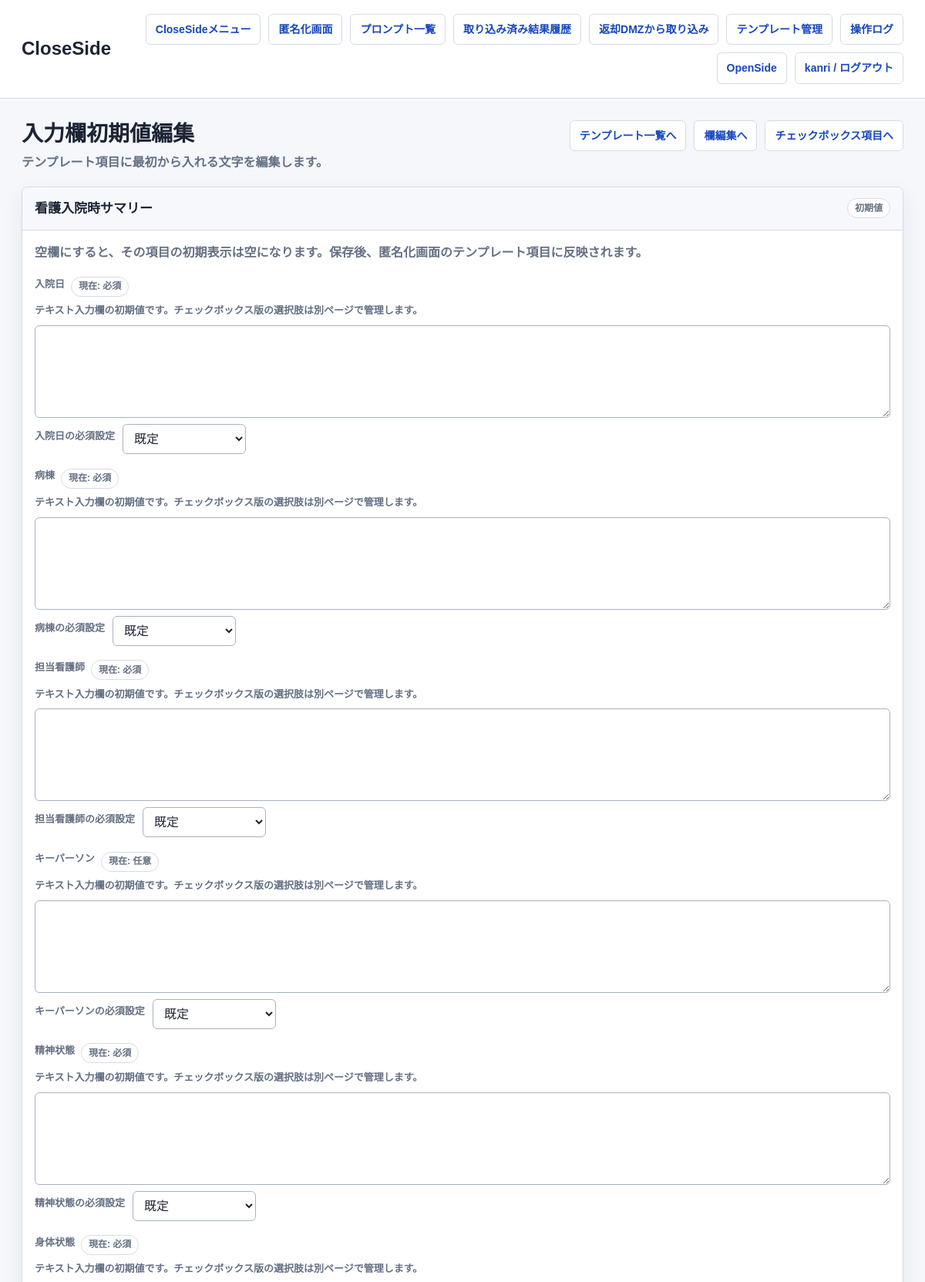
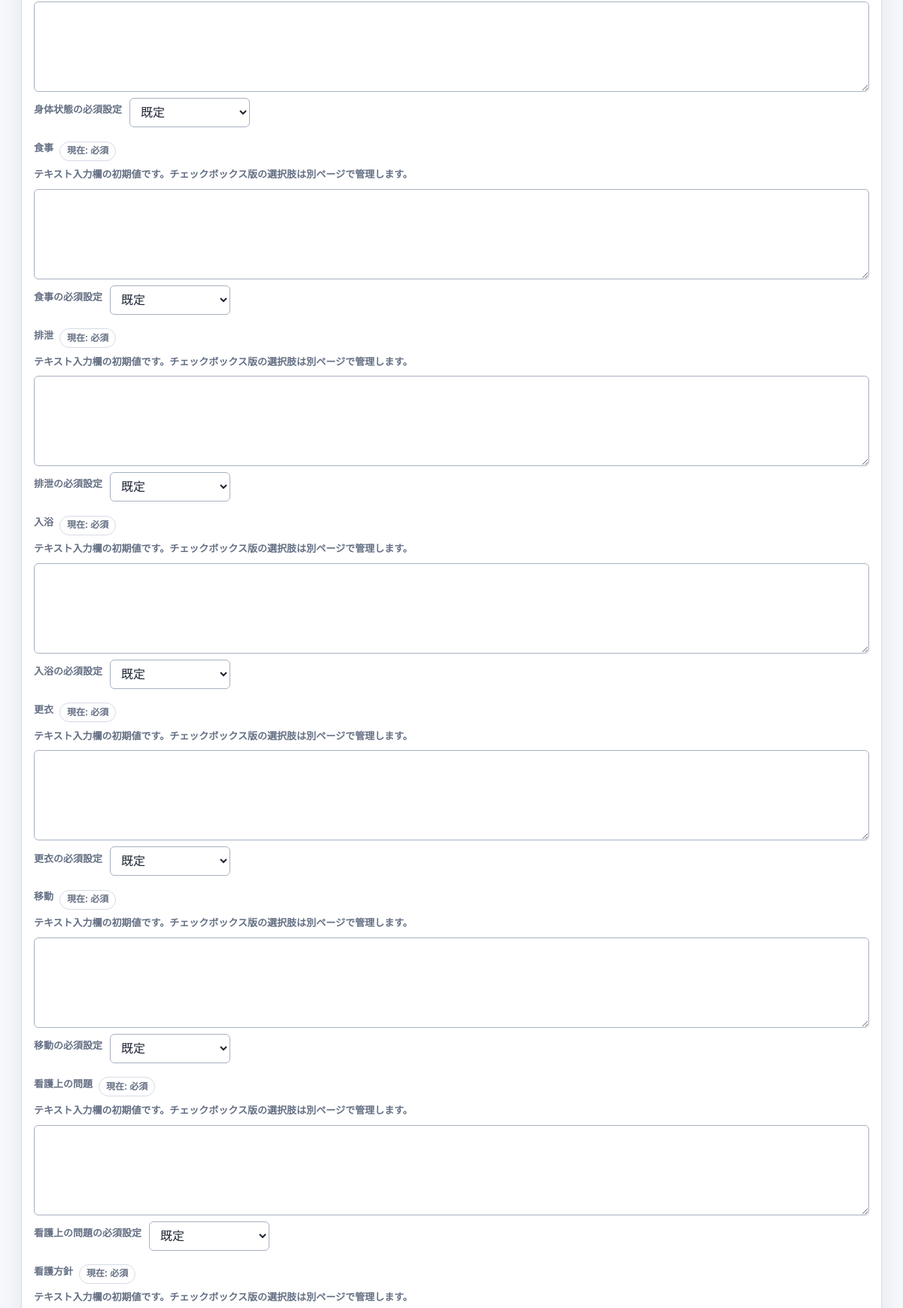
/close/templates/看護入院時サマリー/input-defaults/ (signed in, upper part), run on the app's committed database (2 pictures, top to bottom).
### anonymizer_app/models.py (models this page shows, shortened)
class TemplateInputField(models.Model):
    template_type = models.CharField(max_length=255, choices=TEMPLATE_CHOICES)
    field_key = models.CharField(max_length=255)
    label = models.CharField(max_length=255, blank=True, default='')
    input_type = models.CharField(max_length=32, choices=FIELD_INPUT_TYPE_CHOICES, default='textarea')
    section_title = models.CharField(max_length=255, blank=True, default='')
    required = models.BooleanField(default=False)
    allow_other = models.BooleanField(default=True)
    other_label = models.CharField(max_length=255, blank=True, default='その他')
    other_placeholder = models.CharField(max_length=255, blank=True, default='自由入力')
    help_text = models.TextField(blank=True, default='')
    textarea_rows = models.PositiveIntegerField(default=3)
    sort_order = models.PositiveIntegerField(default=0)
    is_active = models.BooleanField(default=True)
    updated_at = models.DateTimeField(auto_now=True)
    class Meta:
        constraints = [
            models.UniqueConstraint(fields=['template_type', 'field_key'], name='unique_template_input_field'),
        ]
        ordering = ['template_type', 'sort_order', 'field_key']

### close_side/views.py (the view)
# urls.py: path('templates/<str:template_type>/input-defaults/', close_login_required(views.template_input_defaults_edit), name='template_input_defaults_edit'),
def template_input_defaults_edit(request, template_type):
    canonical_template_type = TEMPLATE_INPUT_SCHEMA_ALIASES.get(template_type, template_type)
    if canonical_template_type not in TEMPLATE_INPUT_SCHEMAS:
        return render(request, 'anonymizer_app/error.html', {'message': 'テンプレートが見つかりません'}, status=404)
    schema = get_template_input_schema(canonical_template_type)
    field_keys = [str(field['key']) for field in schema]
    existing_rows = {
        row.field_key: row
        for row in TemplateInputDefault.objects.filter(template_type=canonical_template_type)
    }
    initial = {}
    for field in schema:
        field_key = str(field['key'])
        row = existing_rows.get(field_key)
        initial[f'default__{field_key}'] = str(row.default_text if row else field.get('default') or '')
        if row is not None and row.required_override is not None:
            initial[f'required__{field_key}'] = 'true' if row.required_override else 'false'
        else:
            initial[f'required__{field_key}'] = ''
    if request.method == 'POST':
        form = TemplateInputDefaultsForm(request.POST, template_type=canonical_template_type)
        if form.is_valid():
            for field in schema:
                field_key = str(field['key'])
                required_choice = str(form.cleaned_data.get(f'required__{field_key}') or '').strip()
                required_override = None
                if required_choice == 'true':
                    required_override = True
                elif required_choice == 'false':
                    required_override = False
                TemplateInputDefault.objects.update_or_create(
                    template_type=canonical_template_type,
                    field_key=field_key,
                    defaults={
                        'default_text': form.cleaned_data.get(f'default__{field_key}', ''),
                        'required_override': required_override,
                    },
                )
            TemplateInputDefault.objects.filter(template_type=canonical_template_type).exclude(field_key__in=field_keys).delete()
            messages.success(request, f'{canonical_template_type} の入力欄初期値を更新しました。')
            return redirect('close_side:templates_list')
    else:
        form = TemplateInputDefaultsForm(template_type=canonical_template_type, initial=initial)
    field_rows = []
    for field in schema:
        field_key = str(field['key'])
        field_rows.append({
            'key': field_key,
            'label': str(field['label']),
            'input_type': str(field.get('input_type') or 'textarea'),
            'required': bool(field.get('required')),
            'bound_default_field': form[f'default__{field_key}'],
            'bound_required_field': form[f'required__{field_key}'],
        })
    aliases = [alias for alias, canonical in TEMPLATE_INPUT_SCHEMA_ALIASES.items() if canonical == canonical_template_type]
    return render(request, 'anonymizer_app/template_input_defaults_form.html', {
        'form': form,
        'template_type': canonical_template_type,
        'template_aliases': aliases,
        'field_rows': field_rows,
    })

### anonymizer_app/forms.py
class TemplateInputDefaultsForm(forms.Form):
    def __init__(self, *args, template_type: str, **kwargs):
        super().__init__(*args, **kwargs)
        self.template_type = template_type
        for field in get_template_input_schema(template_type):
            key = str(field['key'])
            label = str(field['label'])
            self.fields[f'default__{key}'] = forms.CharField(
                label=label,
                required=False,
                widget=forms.Textarea(attrs={'rows': 3, 'style': 'min-height: 120px; width: 100%;'}),
            )
            self.fields[f'required__{key}'] = forms.ChoiceField(
                label=f'{label}の必須設定',
                required=False,
                choices=[
                    ('', '既定'),
                    ('true', '必須'),
                    ('false', '任意'),
                ],
                widget=forms.Select(attrs={'style': 'width: 160px;'}),
            )

### anonymizer_app/network_policy.py (called while the page is built)
def network_policy() -> dict:
    return getattr(settings, 'NETWORK_POLICY', DEFAULT_NETWORK_POLICY)

def get_client_ip(request) -> str:
    forwarded_for = request.META.get('HTTP_X_FORWARDED_FOR', '')
    if getattr(settings, 'NETWORK_POLICY_TRUST_X_FORWARDED_FOR', True) and forwarded_for:
        return forwarded_for.split(',')[0].strip()
    return request.META.get('REMOTE_ADDR') or ''

def normalize_ip(value: str):
    try:
        return ip_address(value)
    except ValueError:
        return None

def _networks(cidrs: list[str]):
    networks = []
    for cidr in cidrs:
        try:
            networks.append(ip_network(cidr))
        except ValueError:
            continue
    return networks

def side_for_path(path: str) -> str:
    for side, rule in network_policy().items():
        if any(path.startswith(prefix) for prefix in rule.get('paths', [])):
            return side
    return ''

def allowed_cidrs_for_side(side: str) -> list[str]:
    rule = network_policy().get(side, {})
    cidrs = list(rule.get('cidrs', []))
    if getattr(settings, 'NETWORK_POLICY_ALLOW_LOOPBACK', False):
        cidrs.extend(LOOPBACK_CIDRS)
    return cidrs

def is_client_allowed_for_side(client_ip: str, side: str) -> bool:
    parsed = normalize_ip(client_ip)
    if parsed is None:
        return False
    return any(parsed in network for network in _networks(allowed_cidrs_for_side(side)))

### anonymizer_app/template_input_schemas.py (called while the page is built)
def _canonical_template_type(template_type: str) -> str:
    return TEMPLATE_INPUT_SCHEMA_ALIASES.get(template_type, template_type)

### anonymizer_app/templates/anonymizer_app/template_input_defaults_form.html (shortened to what this page needs)
{% extends "anonymizer_app/base.html" %}
{% block brand %}CloseSide{% endblock %}
{% block page_title %}入力欄初期値編集{% endblock %}
{% block page_subtitle %}<p class="page-subtitle">テンプレート項目に最初から入れる文字を編集します。</p>{% endblock %}
{% block page_actions %}
  <a class="button" href="{% url 'close_side:templates_list' %}">テンプレート一覧へ</a>
  <a class="button" href="{% url 'close_side:template_input_fields_edit' template_type=template_type %}">欄編集へ</a>
  <a class="button" href="{% url 'close_side:template_checkbox_options_edit' template_type=template_type %}">チェックボックス項目へ</a>
{% endblock %}
{% block content %}
  <section class="panel">
    <div class="panel-header">
      <div>
        <h3 class="panel-title">{{ template_type }}</h3>
      </div>
      <span class="badge">初期値</span>
    </div>
    <div class="panel-body">
      <p class="defaults-note">空欄にすると、その項目の初期表示は空になります。保存後、匿名化画面のテンプレート項目に反映されます。</p>
      <form method="post">
        <div class="default-field-list">
          {% for row in field_rows %}
            <div class="default-field">
              <div class="field-head">
                <label class="field-label" for="{{ row.bound_default_field.id_for_label }}">
                  {{ row.label }}
                </label>
                {% if row.required %}<span class="badge">現在: 必須</span>{% else %}<span class="badge">現在: 任意</span>{% endif %}
              </div>
              <p class="field-note">テキスト入力欄の初期値です。チェックボックス版の選択肢は別ページで管理します。</p>
              {{ row.bound_default_field }}
              <div class="required-select-row">
                <label class="field-label" for="{{ row.bound_required_field.id_for_label }}">{{ row.bound_required_field.label }}</label>
                {{ row.bound_required_field }}
              </div>
            </div>
          {% endfor %}
        </div>
      </form>
    </div>
  </section>
{% endblock %}

### anonymizer_app/templates/anonymizer_app/base.html (shortened to what this page needs)
<!DOCTYPE html>
<html lang="ja">
<head>
</head>
<body>
  <header class="app-header">
    <div class="header-inner">
      <h1 class="brand-title">{% block brand %}匿名化システム{% endblock %}</h1>
      <nav class="top-nav" aria-label="主要メニュー">
        {% if request.resolver_match.namespace == 'open_side' %}
          <a class="nav-link" href="{% url 'open_side:menu' %}">OpenSideメニュー</a>
          <a class="nav-link" href="{% url 'open_side:dmz_list' %}">プロンプト一覧</a>
          {% if request.user.is_staff or request.user.is_superuser %}
            <a class="nav-link" href="{% url 'open_side:operation_logs' %}">操作ログ</a>
          {% endif %}
          <a class="nav-link" href="{% url 'close_side:menu' %}">CloseSide</a>
          <form method="post" action="{% url 'open_side:logout' %}">
            {% csrf_token %}
            <button type="submit">{{ request.user.username }} / ログアウト</button>
          </form>
        {% else %}
          <a class="nav-link" href="{% url 'close_side:menu' %}">CloseSideメニュー</a>
          <a class="nav-link" href="{% url 'close_side:home' %}">匿名化画面</a>
          <a class="nav-link" href="{% url 'close_side:prompts_list' %}">プロンプト一覧</a>
          <a class="nav-link" href="{% url 'close_side:result_history_list' %}">取り込み済み結果履歴</a>
          <a class="nav-link" href="{% url 'close_side:result_import_list' %}">返却DMZから取り込み</a>
          <a class="nav-link" href="{% url 'close_side:templates_list' %}">テンプレート管理</a>
          {% if request.user.is_staff or request.user.is_superuser %}
            <a class="nav-link" href="{% url 'close_side:operation_logs' %}">操作ログ</a>
          {% endif %}
          <a class="nav-link" href="{% url 'open_side:menu' %}">OpenSide</a>
          <form method="post" action="{% url 'close_side:logout' %}">
            <button type="submit">{{ request.user.username }} / ログアウト</button>
          </form>
        {% endif %}
      </nav>
    </div>
  </header>
  <main class="content">
    <div class="page-head">
      <div>
        <h2 class="page-title">{% block page_title %}{% endblock %}</h2>
        {% block page_subtitle %}{% endblock %}
      </div>
      <div class="actions">{% block page_actions %}{% endblock %}</div>
    </div>
    {% block content %}{% endblock %}
  </main>
</body>
</html>

### anonymizer_app/templates/anonymizer_app/base.html (style rules this page uses)
* { box-sizing: border-box; }
:root { --bg: #f5f7fb; --panel: #fff; --surface: #f7f8fb; --line: #d6dbe6; --line-strong: #a8b1c2; --text: #1d2433; --muted: #657084; --blue: #1f5eff; --blue-dark: #1747bd; --green: #138a5b; --danger: #b42318; --amber: #a96a00; --shadow: 0 10px 26px rgba(29, 36, 51, 0.08); }
body { margin: 0; background: var(--bg); color: var(--text); font-family: Arial, "Hiragino Kaku Gothic ProN", "Yu Gothic", Meiryo, sans-serif; font-size: 16px; line-height: 1.6; }
a { color: var(--blue-dark); font-weight: 700; text-decoration-thickness: 2px; text-underline-offset: 4px; }
button, input, textarea, select { font: inherit; }
.app-header { position: sticky; top: 0; z-index: 10; border-bottom: 1px solid var(--line); background: rgba(255, 255, 255, 0.94); backdrop-filter: blur(10px); }
.header-inner, .content { max-width: 1240px; margin: 0 auto; padding: 18px 28px; }
.header-inner { display: flex; justify-content: space-between; gap: 20px; align-items: center; }
.brand-title { margin: 0; font-size: 24px; font-weight: 800; letter-spacing: 0; }
.top-nav { display: flex; flex-wrap: wrap; gap: 10px; justify-content: flex-end; align-items: center; }
.top-nav form, .inline-form { margin: 0; display: inline-flex; }
.nav-link, .button, button { display: inline-flex; align-items: center; justify-content: center; min-height: 38px; border: 1px solid var(--line); border-radius: 6px; background: #fff; color: var(--blue-dark); padding: 8px 12px; font-size: 14px; font-weight: 800; text-decoration: none; cursor: pointer; white-space: nowrap; transition: background 120ms ease, border-color 120ms ease, color 120ms ease, transform 120ms ease; }
.content { padding-top: 28px; padding-bottom: 40px; }
.page-head { display: flex; justify-content: space-between; gap: 20px; align-items: flex-start; margin-bottom: 18px; }
.page-title { margin: 0; font-size: 28px; line-height: 1.3; }
.page-subtitle { margin: 6px 0 0; color: var(--muted); font-weight: 700; }
.actions { display: flex; flex-wrap: wrap; gap: 10px; align-items: center; }
.panel, .card { border: 1px solid var(--line); border-radius: 8px; background: var(--panel); box-shadow: var(--shadow); overflow: hidden; }
.panel-header { display: flex; justify-content: space-between; gap: 12px; align-items: center; min-height: 54px; border-bottom: 1px solid var(--line); background: var(--surface); padding: 14px 16px; }
.panel-title { margin: 0; font-size: 17px; font-weight: 800; }
.panel-body, .card { padding: 16px; }
input, textarea, select { width: 100%; border: 1px solid var(--line-strong); border-radius: 6px; background: #fff; color: var(--text); padding: 9px 10px; outline: none; }
form p { margin: 0 0 14px; }
label { display: inline-block; margin-bottom: 6px; color: var(--muted); font-size: 13px; font-weight: 800; }
textarea { min-height: 220px; line-height: 1.6; }
.badge { display: inline-flex; align-items: center; min-height: 26px; border: 1px solid var(--line); border-radius: 999px; background: #fff; color: var(--muted); padding: 2px 9px; font-size: 12px; font-weight: 800; white-space: nowrap; }

### anonymizer_app/templates/anonymizer_app/template_input_defaults_form.html (style rules this page uses)
.defaults-note { margin: 0 0 18px; color: var(--muted); font-weight: 700; }
.default-field-list { display: grid; gap: 18px; }
.default-field { display: grid; gap: 8px; }
.default-field .field-head { display: flex; flex-wrap: wrap; align-items: center; gap: 8px; }
.default-field .field-note { margin: 0; color: var(--muted); font-size: 13px; font-weight: 700; }
.default-field .field-label { display: flex; align-items: center; gap: 8px; font-weight: 800; }
.default-field textarea { min-height: 120px; width: 100%; }
.required-select-row { display: flex; flex-wrap: wrap; gap: 10px; align-items: center; }
.required-select-row .field-label { min-width: 90px; }

### data on the page
TemplateInputField: label "入院日"
TemplateInputField: label "病棟"
TemplateInputField: label "担当看護師"
TemplateInputField: label "キーパーソン"
TemplateInputField: label "精神状態"
TemplateInputField: label "身体状態"
TemplateInputField: label "食事"
TemplateInputField: label "排泄"
TemplateInputField: label "入浴"
TemplateInputField: label "更衣"
TemplateInputField: label "移動"
TemplateInputField: label "看護上の問題"
TemplateInputField: label "看護方針"

### other printed values
{{ request.user.username }} "kanri"
{{ template_type }} "看護入院時サマリー"
{{ row.bound_required_field.label }} "入院日の必須設定" "病棟の必須設定" "担当看護師の必須設定" "キーパーソンの必須設定" "精神状態の必須設定" "身体状態の必須設定" "食事の必須設定" "排泄の必須設定" "入浴の必須設定" "更衣の必須設定" "移動の必須設定" "看護上の問題の必須設定"
